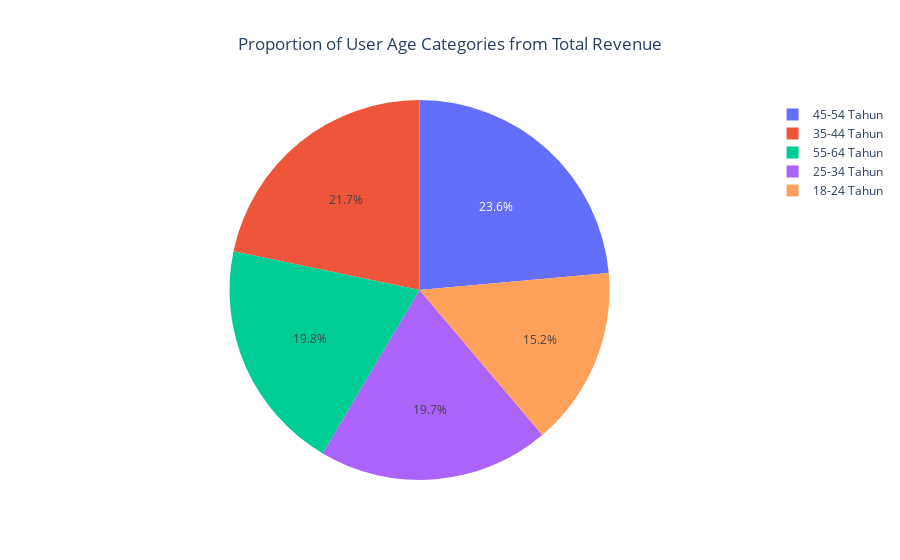

Notebook code cell kept with this figure:
### Markdown cell above
To see the proportion of user age categories against total revenue, we first group the age categories and calculate the revenue generated by each age category, and then display it using a pie chart. The construction is as follows:

### Code cell
# Summing the revenue from each age category
age_pie = c_data.groupby('Age_Category')['Total_Spending'].sum().reset_index()

# setup bar plot visualization
fig = px.pie(age_pie, values='Total_Spending', names='Age_Category', title='Proportion of User Age Categories from Total Revenue')

# Changing the title layout 
fig.update_layout(title_x=0.5)

# Displaying the chart
fig.show()

### Figure 1 — Plotly figure (JSON) as saved in the notebook; plotly's stock layout.template omitted (floating-point values rounded to 4 significant figures)
{"data": [{"domain": {"x": [0, 1], "y": [0, 1]}, "hovertemplate": "Age_Category=%{label}<br>Total_Spending=%{value}<extra></extra>", "labels": ["18-24 Tahun", "25-34 Tahun", "35-44 Tahun", "45-54 Tahun", "55-64 Tahun"], "legendgroup": "", "name": "", "showlegend": true, "type": "pie", "values": [389077, 502752, 554550, 601846, 504732]}], "layout": {"legend": {"tracegroupgap": 0}, "title": {"text": "Proportion of User Age Categories from Total Revenue", "x": 0.5}}}
